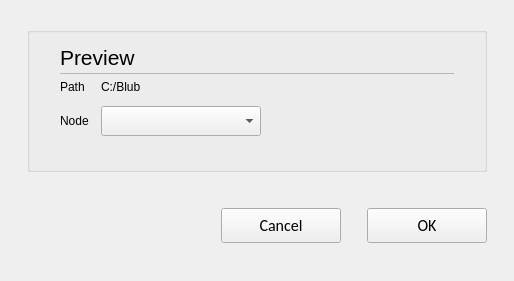
<?xml version="1.0" encoding="UTF-8"?>
<ui version="4.0">
 <class>C_CieDcfEdsImportNodeSelectWidget</class>
 <widget class="QWidget" name="C_CieDcfEdsImportNodeSelectWidget">
  <property name="windowModality">
   <enum>Qt::WindowModal</enum>
  </property>
  <property name="geometry">
   <rect>
    <x>0</x>
    <y>0</y>
    <width>514</width>
    <height>281</height>
   </rect>
  </property>
  <property name="windowTitle">
   <string>Import from DBC File - Node selection</string>
  </property>
  <layout class="QVBoxLayout" name="verticalLayout">
   <property name="leftMargin">
    <number>27</number>
   </property>
   <property name="topMargin">
    <number>27</number>
   </property>
   <property name="rightMargin">
    <number>27</number>
   </property>
   <item>
    <widget class="stw_opensyde_gui_elements::C_OgeGbx" name="pc_GroupBoxGeneral">
     <property name="title">
      <string/>
     </property>
     <layout class="QVBoxLayout" name="verticalLayout_2" stretch="0,0,0,0,0">
      <property name="spacing">
       <number>0</number>
      </property>
      <property name="leftMargin">
       <number>30</number>
      </property>
      <property name="rightMargin">
       <number>30</number>
      </property>
      <property name="bottomMargin">
       <number>13</number>
      </property>
      <item>
       <layout class="QHBoxLayout" name="horizontalLayout_5" stretch="0,1">
        <property name="spacing">
         <number>6</number>
        </property>
        <item>
         <widget class="stw_opensyde_gui_elements::C_OgeLabHeadingGroupBold" name="pc_LabelHeading">
          <property name="minimumSize">
           <size>
            <width>0</width>
            <height>30</height>
           </size>
          </property>
          <property name="maximumSize">
           <size>
            <width>16777215</width>
            <height>30</height>
           </size>
          </property>
          <property name="font">
           <font>
            <family>Segoe UI</family>
            <pointsize>16</pointsize>
           </font>
          </property>
          <property name="text">
           <string>Preview</string>
          </property>
         </widget>
        </item>
        <item>
         <spacer name="horizontalSpacer_7">
          <property name="orientation">
           <enum>Qt::Horizontal</enum>
          </property>
          <property name="sizeHint" stdset="0">
           <size>
            <width>40</width>
            <height>1</height>
           </size>
          </property>
         </spacer>
        </item>
       </layout>
      </item>
      <item>
       <layout class="QHBoxLayout" name="horizontalLayout_18" stretch="0">
        <property name="spacing">
         <number>0</number>
        </property>
        <property name="topMargin">
         <number>1</number>
        </property>
        <property name="rightMargin">
         <number>0</number>
        </property>
        <property name="bottomMargin">
         <number>0</number>
        </property>
        <item>
         <widget class="stw_opensyde_gui_elements::C_OgeFraSeparator" name="pc_Frame">
          <property name="minimumSize">
           <size>
            <width>0</width>
            <height>1</height>
           </size>
          </property>
          <property name="maximumSize">
           <size>
            <width>16777215</width>
            <height>1</height>
           </size>
          </property>
          <property name="frameShape">
           <enum>QFrame::StyledPanel</enum>
          </property>
          <property name="frameShadow">
           <enum>QFrame::Raised</enum>
          </property>
         </widget>
        </item>
       </layout>
      </item>
      <item>
       <spacer name="verticalSpacer_3">
        <property name="orientation">
         <enum>Qt::Vertical</enum>
        </property>
        <property name="sizeType">
         <enum>QSizePolicy::Fixed</enum>
        </property>
        <property name="sizeHint" stdset="0">
         <size>
          <width>6</width>
          <height>6</height>
         </size>
        </property>
       </spacer>
      </item>
      <item>
       <layout class="QGridLayout" name="gridLayout">
        <property name="spacing">
         <number>12</number>
        </property>
        <item row="1" column="0">
         <widget class="stw_opensyde_gui_elements::C_OgeLabGroupItem" name="pc_LabelNode">
          <property name="text">
           <string>Node</string>
          </property>
         </widget>
        </item>
        <item row="1" column="1">
         <widget class="stw_opensyde_gui_elements::C_OgeCbxText" name="pc_CbxNode">
          <property name="minimumSize">
           <size>
            <width>160</width>
            <height>30</height>
           </size>
          </property>
          <property name="maximumSize">
           <size>
            <width>160</width>
            <height>30</height>
           </size>
          </property>
          <property name="editable">
           <bool>false</bool>
          </property>
         </widget>
        </item>
        <item row="1" column="2">
         <spacer name="horizontalSpacer_2">
          <property name="orientation">
           <enum>Qt::Horizontal</enum>
          </property>
          <property name="sizeHint" stdset="0">
           <size>
            <width>0</width>
            <height>10</height>
           </size>
          </property>
         </spacer>
        </item>
        <item row="0" column="0">
         <widget class="stw_opensyde_gui_elements::C_OgeLabGroupItem" name="pc_LabPathTitle">
          <property name="text">
           <string>Path</string>
          </property>
         </widget>
        </item>
        <item row="0" column="1">
         <widget class="stw_opensyde_gui_elements::C_OgeLabGroupItem" name="pc_LabPath">
          <property name="text">
           <string>C:/Blub</string>
          </property>
         </widget>
        </item>
       </layout>
      </item>
      <item>
       <spacer name="verticalSpacer_4">
        <property name="orientation">
         <enum>Qt::Vertical</enum>
        </property>
        <property name="sizeHint" stdset="0">
         <size>
          <width>0</width>
          <height>0</height>
         </size>
        </property>
       </spacer>
      </item>
     </layout>
    </widget>
   </item>
   <item>
    <spacer name="verticalSpacer_2">
     <property name="orientation">
      <enum>Qt::Vertical</enum>
     </property>
     <property name="sizeType">
      <enum>QSizePolicy::Fixed</enum>
     </property>
     <property name="sizeHint" stdset="0">
      <size>
       <width>20</width>
       <height>30</height>
      </size>
     </property>
    </spacer>
   </item>
   <item>
    <layout class="QHBoxLayout" name="pc_HorizontalLayoutUserCancelOK">
     <item>
      <spacer name="pc_HorizontalSpacer">
       <property name="orientation">
        <enum>Qt::Horizontal</enum>
       </property>
       <property name="sizeHint" stdset="0">
        <size>
         <width>40</width>
         <height>20</height>
        </size>
       </property>
      </spacer>
     </item>
     <item>
      <widget class="stw_opensyde_gui_elements::C_OgePubCancel" name="pc_PushButtonCancel">
       <property name="minimumSize">
        <size>
         <width>120</width>
         <height>35</height>
        </size>
       </property>
       <property name="maximumSize">
        <size>
         <width>120</width>
         <height>35</height>
        </size>
       </property>
       <property name="font">
        <font>
         <family>Calibri</family>
         <pointsize>12</pointsize>
        </font>
       </property>
       <property name="focusPolicy">
        <enum>Qt::NoFocus</enum>
       </property>
       <property name="text">
        <string>Cancel</string>
       </property>
      </widget>
     </item>
     <item>
      <spacer name="horizontalSpacer">
       <property name="orientation">
        <enum>Qt::Horizontal</enum>
       </property>
       <property name="sizeType">
        <enum>QSizePolicy::Fixed</enum>
       </property>
       <property name="sizeHint" stdset="0">
        <size>
         <width>20</width>
         <height>20</height>
        </size>
       </property>
      </spacer>
     </item>
     <item>
      <widget class="stw_opensyde_gui_elements::C_OgePubDialog" name="pc_PushButtonOK">
       <property name="minimumSize">
        <size>
         <width>120</width>
         <height>35</height>
        </size>
       </property>
       <property name="maximumSize">
        <size>
         <width>120</width>
         <height>35</height>
        </size>
       </property>
       <property name="font">
        <font>
         <family>Calibri</family>
         <pointsize>12</pointsize>
        </font>
       </property>
       <property name="focusPolicy">
        <enum>Qt::NoFocus</enum>
       </property>
       <property name="text">
        <string>OK</string>
       </property>
      </widget>
     </item>
    </layout>
   </item>
   <item>
    <spacer name="verticalSpacer">
     <property name="orientation">
      <enum>Qt::Vertical</enum>
     </property>
     <property name="sizeType">
      <enum>QSizePolicy::Fixed</enum>
     </property>
     <property name="sizeHint" stdset="0">
      <size>
       <width>20</width>
       <height>27</height>
      </size>
     </property>
    </spacer>
   </item>
  </layout>
 </widget>
 <customwidgets>
  <customwidget>
   <class>stw_opensyde_gui_elements::C_OgeLabGroupItem</class>
   <extends>QLabel</extends>
   <header>C_OgeLabGroupItem.h</header>
  </customwidget>
  <customwidget>
   <class>stw_opensyde_gui_elements::C_OgeCbxText</class>
   <extends>QComboBox</extends>
   <header>C_OgeCbxText.h</header>
  </customwidget>
  <customwidget>
   <class>stw_opensyde_gui_elements::C_OgeLabHeadingGroupBold</class>
   <extends>QLabel</extends>
   <header>C_OgeLabHeadingGroupBold.h</header>
  </customwidget>
  <customwidget>
   <class>stw_opensyde_gui_elements::C_OgeFraSeparator</class>
   <extends>QFrame</extends>
   <header>C_OgeFraSeparator.h</header>
   <container>1</container>
  </customwidget>
  <customwidget>
   <class>stw_opensyde_gui_elements::C_OgePubCancel</class>
   <extends>QPushButton</extends>
   <header>C_OgePubCancel.h</header>
  </customwidget>
  <customwidget>
   <class>stw_opensyde_gui_elements::C_OgePubDialog</class>
   <extends>QPushButton</extends>
   <header>C_OgePubDialog.h</header>
  </customwidget>
  <customwidget>
   <class>stw_opensyde_gui_elements::C_OgeGbx</class>
   <extends>QGroupBox</extends>
   <header>C_OgeGbx.h</header>
   <container>1</container>
  </customwidget>
 </customwidgets>
 <resources/>
 <connections/>
</ui>
